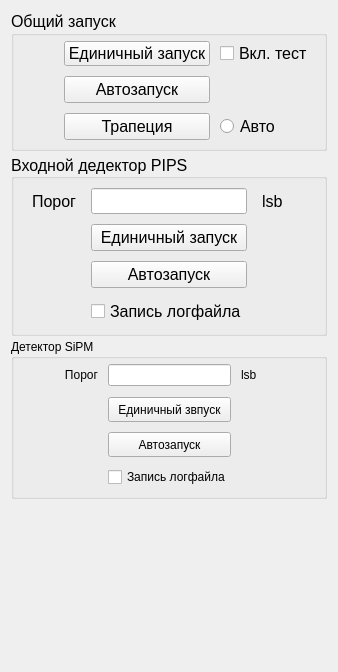
               <widget class="QWidget" name="tab_4">
                <property name="sizePolicy">
                 <sizepolicy hsizetype="Expanding" vsizetype="Expanding">
                  <horstretch>0</horstretch>
                  <verstretch>0</verstretch>
                 </sizepolicy>
                </property>
                <attribute name="title">
                 <string>Осциллограммы</string>
                </attribute>
                <layout class="QVBoxLayout" name="verticalLayout_3">
                 <item>
                  <layout class="QVBoxLayout" name="verticalLayout_4" stretch="0,1,0">
                   <property name="spacing">
                    <number>3</number>
                   </property>
                   <property name="sizeConstraint">
                    <enum>QLayout::SetDefaultConstraint</enum>
                   </property>
                   <property name="rightMargin">
                    <number>0</number>
                   </property>
                   <item>
                    <widget class="QGroupBox" name="groupBox_11">
                     <property name="sizePolicy">
                      <sizepolicy hsizetype="Expanding" vsizetype="Expanding">
                       <horstretch>0</horstretch>
                       <verstretch>0</verstretch>
                      </sizepolicy>
                     </property>
                     <property name="minimumSize">
                      <size>
                       <width>80</width>
                       <height>140</height>
                      </size>
                     </property>
                     <property name="font">
                      <font>
                       <pointsize>12</pointsize>
                      </font>
                     </property>
                     <property name="styleSheet">
                      <string notr="true"/>
                     </property>
                     <property name="title">
                      <string>Общий запуск</string>
                     </property>
                     <layout class="QHBoxLayout" name="horizontalLayout_5">
                      <property name="leftMargin">
                       <number>5</number>
                      </property>
                      <property name="topMargin">
                       <number>5</number>
                      </property>
                      <property name="rightMargin">
                       <number>5</number>
                      </property>
                      <property name="bottomMargin">
                       <number>5</number>
                      </property>
                      <item>
                       <layout class="QGridLayout" name="gridLayout_12" rowstretch="1,1,0" columnstretch="1,1,1">
                        <property name="sizeConstraint">
                         <enum>QLayout::SetDefaultConstraint</enum>
                        </property>
                        <property name="leftMargin">
                         <number>5</number>
                        </property>
                        <property name="topMargin">
                         <number>0</number>
                        </property>
                        <property name="rightMargin">
                         <number>5</number>
                        </property>
                        <property name="spacing">
                         <number>10</number>
                        </property>
                        <item row="0" column="1">
                         <widget class="QPushButton" name="pushButton_single_all">
                          <property name="minimumSize">
                           <size>
                            <width>0</width>
                            <height>25</height>
                           </size>
                          </property>
                          <property name="styleSheet">
                           <string notr="true">font: 12pt &quot;MS Shell Dlg 2&quot;;</string>
                          </property>
                          <property name="text">
                           <string>Единичный запуск</string>
                          </property>
                         </widget>
                        </item>
                        <item row="2" column="1">
                         <widget class="QPushButton" name="pushButton_trapezoid">
                          <property name="minimumSize">
                           <size>
                            <width>0</width>
                            <height>25</height>
                           </size>
                          </property>
                          <property name="styleSheet">
                           <string notr="true">font: 12pt &quot;MS Shell Dlg 2&quot;;</string>
                          </property>
                          <property name="text">
                           <string>Трапеция</string>
                          </property>
                         </widget>
                        </item>
                        <item row="1" column="1">
                         <widget class="QPushButton" name="pushButton_auto_all">
                          <property name="minimumSize">
                           <size>
                            <width>0</width>
                            <height>25</height>
                           </size>
                          </property>
                          <property name="styleSheet">
                           <string notr="true">font: 12pt &quot;MS Shell Dlg 2&quot;;</string>
                          </property>
                          <property name="text">
                           <string>Автозапуск</string>
                          </property>
                         </widget>
                        </item>
                        <item row="1" column="2">
                         <spacer name="horizontalSpacer_9">
                          <property name="orientation">
                           <enum>Qt::Horizontal</enum>
                          </property>
                          <property name="sizeHint" stdset="0">
                           <size>
                            <width>40</width>
                            <height>20</height>
                           </size>
                          </property>
                         </spacer>
                        </item>
                        <item row="1" column="0">
                         <spacer name="horizontalSpacer_8">
                          <property name="orientation">
                           <enum>Qt::Horizontal</enum>
                          </property>
                          <property name="sizeHint" stdset="0">
                           <size>
                            <width>40</width>
                            <height>20</height>
                           </size>
                          </property>
                         </spacer>
                        </item>
                        <item row="2" column="2">
                         <widget class="QRadioButton" name="radioButton_auto_traprzoid">
                          <property name="styleSheet">
                           <string notr="true">font: 12pt &quot;MS Shell Dlg 2&quot;;</string>
                          </property>
                          <property name="text">
                           <string>Авто</string>
                          </property>
                         </widget>
                        </item>
                        <item row="0" column="2">
                         <widget class="QCheckBox" name="checkBox_enable_test_csa">
                          <property name="styleSheet">
                           <string notr="true">font: 12pt &quot;MS Shell Dlg 2&quot;;</string>
                          </property>
                          <property name="text">
                           <string>Вкл. тест</string>
                          </property>
                         </widget>
                        </item>
                       </layout>
                      </item>
                     </layout>
                    </widget>
                   </item>
                   <item>
                    <widget class="QGroupBox" name="groupBox_9">
                     <property name="sizePolicy">
                      <sizepolicy hsizetype="Expanding" vsizetype="Expanding">
                       <horstretch>0</horstretch>
                       <verstretch>0</verstretch>
                      </sizepolicy>
                     </property>
                     <property name="minimumSize">
                      <size>
                       <width>80</width>
                       <height>155</height>
                      </size>
                     </property>
                     <property name="font">
                      <font>
                       <family>MS Shell Dlg 2</family>
                       <pointsize>12</pointsize>
                       <weight>50</weight>
                       <italic>false</italic>
                       <bold>false</bold>
                      </font>
                     </property>
                     <property name="styleSheet">
                      <string notr="true"/>
                     </property>
                     <property name="title">
                      <string>Входной дедектор PIPS</string>
                     </property>
                     <property name="alignment">
                      <set>Qt::AlignLeading|Qt::AlignLeft|Qt::AlignVCenter</set>
                     </property>
                     <property name="flat">
                      <bool>false</bool>
                     </property>
                     <property name="checkable">
                      <bool>false</bool>
                     </property>
                     <layout class="QGridLayout" name="gridLayout_8">
                      <item row="0" column="0" rowspan="2">
                       <layout class="QGridLayout" name="gridLayout_9" rowstretch="1,1,1,0,0" columnstretch="1,1,1" rowminimumheight="1,1,1,1,1" columnminimumwidth="1,1,1">
                        <property name="leftMargin">
                         <number>5</number>
                        </property>
                        <property name="rightMargin">
                         <number>5</number>
                        </property>
                        <property name="horizontalSpacing">
                         <number>15</number>
                        </property>
                        <property name="verticalSpacing">
                         <number>10</number>
                        </property>
                        <item row="0" column="2">
                         <widget class="QLabel" name="label_12">
                          <property name="sizePolicy">
                           <sizepolicy hsizetype="MinimumExpanding" vsizetype="Preferred">
                            <horstretch>0</horstretch>
                            <verstretch>0</verstretch>
                           </sizepolicy>
                          </property>
                          <property name="font">
                           <font>
                            <family>MS Shell Dlg 2</family>
                            <pointsize>12</pointsize>
                            <weight>50</weight>
                            <italic>false</italic>
                            <bold>false</bold>
                           </font>
                          </property>
                          <property name="styleSheet">
                           <string notr="true"/>
                          </property>
                          <property name="text">
                           <string>lsb</string>
                          </property>
                         </widget>
                        </item>
                        <item row="0" column="1">
                         <widget class="QLineEdit" name="lineEdit_level_pips">
                          <property name="sizePolicy">
                           <sizepolicy hsizetype="Preferred" vsizetype="Fixed">
                            <horstretch>0</horstretch>
                            <verstretch>0</verstretch>
                           </sizepolicy>
                          </property>
                          <property name="minimumSize">
                           <size>
                            <width>0</width>
                            <height>22</height>
                           </size>
                          </property>
                          <property name="font">
                           <font>
                            <family>MS Shell Dlg 2</family>
                            <pointsize>11</pointsize>
                            <weight>50</weight>
                            <italic>false</italic>
                            <bold>false</bold>
                           </font>
                          </property>
                          <property name="styleSheet">
                           <string notr="true">font: 11pt &quot;MS Shell Dlg 2&quot;;</string>
                          </property>
                          <property name="inputMethodHints">
                           <set>Qt::ImhNone</set>
                          </property>
                          <property name="alignment">
                           <set>Qt::AlignCenter</set>
                          </property>
                         </widget>
                        </item>
                        <item row="4" column="1">
                         <widget class="QCheckBox" name="checkBox_writeLog_pips">
                          <property name="font">
                           <font>
                            <pointsize>12</pointsize>
                           </font>
                          </property>
                          <property name="text">
                           <string>Запись логфайла</string>
                          </property>
                          <property name="checkable">
                           <bool>true</bool>
                          </property>
                         </widget>
                        </item>
                        <item row="2" column="1">
                         <widget class="QPushButton" name="pushButton_auto_pips">
                          <property name="minimumSize">
                           <size>
                            <width>0</width>
                            <height>25</height>
                           </size>
                          </property>
                          <property name="font">
                           <font>
                            <pointsize>12</pointsize>
                           </font>
                          </property>
                          <property name="styleSheet">
                           <string notr="true"/>
                          </property>
                          <property name="text">
                           <string>Автозапуск</string>
                          </property>
                         </widget>
                        </item>
                        <item row="0" column="0">
                         <widget class="QLabel" name="label_14">
                          <property name="font">
                           <font>
                            <family>MS Shell Dlg 2</family>
                            <pointsize>12</pointsize>
                            <weight>50</weight>
                            <italic>false</italic>
                            <bold>false</bold>
                           </font>
                          </property>
                          <property name="styleSheet">
                           <string notr="true"/>
                          </property>
                          <property name="text">
                           <string>Порог</string>
                          </property>
                          <property name="alignment">
                           <set>Qt::AlignRight|Qt::AlignTrailing|Qt::AlignVCenter</set>
                          </property>
                         </widget>
                        </item>
                        <item row="1" column="1">
                         <widget class="QPushButton" name="pushButton_single_pips">
                          <property name="minimumSize">
                           <size>
                            <width>0</width>
                            <height>25</height>
                           </size>
                          </property>
                          <property name="font">
                           <font>
                            <pointsize>12</pointsize>
                           </font>
                          </property>
                          <property name="styleSheet">
                           <string notr="true"/>
                          </property>
                          <property name="text">
                           <string>Единичный запуск</string>
                          </property>
                         </widget>
                        </item>
                       </layout>
                      </item>
                     </layout>
                    </widget>
                   </item>
                   <item>
                    <widget class="QGroupBox" name="groupBox_10">
                     <property name="minimumSize">
                      <size>
                       <width>80</width>
                       <height>155</height>
                      </size>
                     </property>
                     <property name="styleSheet">
                      <string notr="true">font: 12pt &quot;MS Shell Dlg 2&quot;;</string>
                     </property>
                     <property name="title">
                      <string>Детектор SiPM</string>
                     </property>
                     <layout class="QGridLayout" name="gridLayout_11">
                      <property name="leftMargin">
                       <number>5</number>
                      </property>
                      <property name="topMargin">
                       <number>5</number>
                      </property>
                      <property name="rightMargin">
                       <number>5</number>
                      </property>
                      <item row="0" column="0">
                       <layout class="QGridLayout" name="gridLayout_10" rowstretch="1,1,1,1,1" columnstretch="1,1,1" rowminimumheight="1,1,1,1,1" columnminimumwidth="1,1,1">
                        <property name="leftMargin">
                         <number>5</number>
                        </property>
                        <property name="rightMargin">
                         <number>5</number>
                        </property>
                        <property name="spacing">
                         <number>10</number>
                        </property>
                        <item row="3" column="1">
                         <widget class="QPushButton" name="pushButton_auto_sipm">
                          <property name="minimumSize">
                           <size>
                            <width>0</width>
                            <height>25</height>
                           </size>
                          </property>
                          <property name="styleSheet">
                           <string notr="true">font: 12pt &quot;MS Shell Dlg 2&quot;;</string>
                          </property>
                          <property name="text">
                           <string>Автозапуск</string>
                          </property>
                         </widget>
                        </item>
                        <item row="0" column="2">
                         <widget class="QLabel" name="label_19">
                          <property name="styleSheet">
                           <string notr="true">font: 12pt &quot;MS Shell Dlg 2&quot;;</string>
                          </property>
                          <property name="text">
                           <string>lsb</string>
                          </property>
                         </widget>
                        </item>
                        <item row="2" column="1">
                         <widget class="QPushButton" name="pushButton_single_sipm">
                          <property name="minimumSize">
                           <size>
                            <width>0</width>
                            <height>25</height>
                           </size>
                          </property>
                          <property name="styleSheet">
                           <string notr="true">font: 12pt &quot;MS Shell Dlg 2&quot;;</string>
                          </property>
                          <property name="text">
                           <string>Единичный звпуск</string>
                          </property>
                         </widget>
                        </item>
                        <item row="0" column="0">
                         <widget class="QLabel" name="label_13">
                          <property name="layoutDirection">
                           <enum>Qt::LeftToRight</enum>
                          </property>
                          <property name="styleSheet">
                           <string notr="true">font: 12pt &quot;MS Shell Dlg 2&quot;;</string>
                          </property>
                          <property name="text">
                           <string>Порог</string>
                          </property>
                          <property name="alignment">
                           <set>Qt::AlignRight|Qt::AlignTrailing|Qt::AlignVCenter</set>
                          </property>
                         </widget>
                        </item>
                        <item row="0" column="1">
                         <widget class="QLineEdit" name="lineEdit_level_sipm">
                          <property name="styleSheet">
                           <string notr="true">font: 11pt &quot;MS Shell Dlg 2&quot;;</string>
                          </property>
                          <property name="alignment">
                           <set>Qt::AlignCenter</set>
                          </property>
                         </widget>
                        </item>
                        <item row="4" column="1">
                         <widget class="QCheckBox" name="checkBox_writeLog_sipm">
                          <property name="styleSheet">
                           <string notr="true">font: 12pt &quot;MS Shell Dlg 2&quot;;</string>
                          </property>
                          <property name="text">
                           <string>Запись логфайла</string>
                          </property>
                         </widget>
                        </item>
                       </layout>
                      </item>
                     </layout>
                    </widget>
                   </item>
                  </layout>
                 </item>
                 <item>
                  <spacer name="verticalSpacer_2">
                   <property name="orientation">
                    <enum>Qt::Vertical</enum>
                   </property>
                   <property name="sizeType">
                    <enum>QSizePolicy::Expanding</enum>
                   </property>
                   <property name="sizeHint" stdset="0">
                    <size>
                     <width>20</width>
                     <height>162</height>
                    </size>
                   </property>
                  </spacer>
                 </item>
                </layout>
               </widget>
